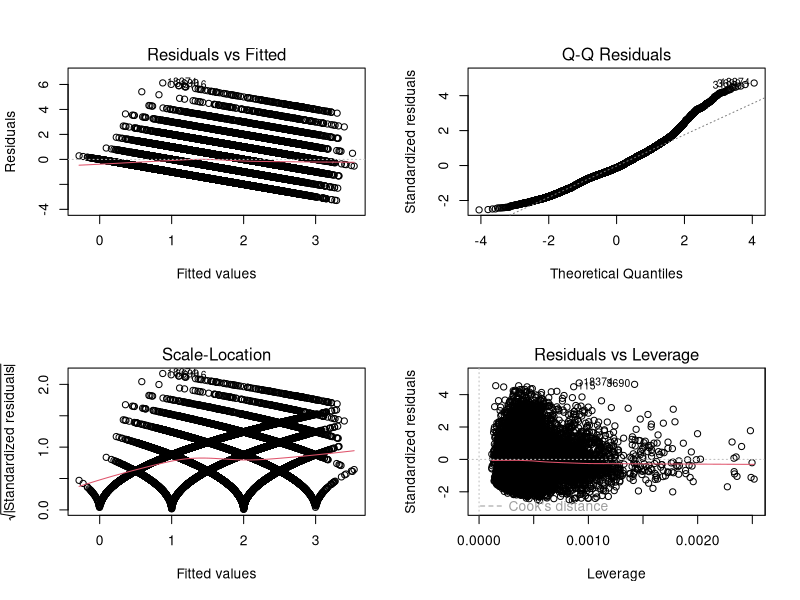

Write R code to recreate this figure.
library("readr")
new_data <- read_csv("new_data.csv")

final_data <- new_data[-c(7, 11)]
fit <- lm(total_children ~ ., data = final_data)
summary(fit)

par(mfrow=c(2,2))
plot(fit)


